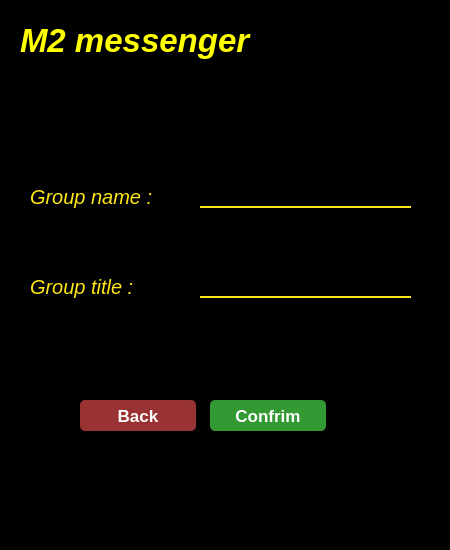
<?xml version="1.0" encoding="UTF-8"?>
<ui version="4.0">
 <class>CreateGroup</class>
 <widget class="QWidget" name="CreateGroup">
  <property name="geometry">
   <rect>
    <x>0</x>
    <y>0</y>
    <width>450</width>
    <height>550</height>
   </rect>
  </property>
  <property name="windowTitle">
   <string>Form</string>
  </property>
  <property name="styleSheet">
   <string notr="true">background-color:rgba(0, 0, 0, 255);
color:rgb(255, 255, 255);</string>
  </property>
  <widget class="QLabel" name="label_2">
   <property name="geometry">
    <rect>
     <x>30</x>
     <y>270</y>
     <width>161</width>
     <height>34</height>
    </rect>
   </property>
   <property name="font">
    <font>
     <pointsize>15</pointsize>
     <italic>true</italic>
    </font>
   </property>
   <property name="styleSheet">
    <string notr="true">color:rgba(254, 231, 21, 1);</string>
   </property>
   <property name="text">
    <string>Group title :</string>
   </property>
  </widget>
  <widget class="QLabel" name="label">
   <property name="geometry">
    <rect>
     <x>30</x>
     <y>180</y>
     <width>161</width>
     <height>34</height>
    </rect>
   </property>
   <property name="font">
    <font>
     <pointsize>15</pointsize>
     <italic>true</italic>
    </font>
   </property>
   <property name="styleSheet">
    <string notr="true">color:rgba(254, 231, 21, 1);</string>
   </property>
   <property name="text">
    <string>Group name :</string>
   </property>
  </widget>
  <widget class="QLineEdit" name="lineEdit_2">
   <property name="geometry">
    <rect>
     <x>200</x>
     <y>270</y>
     <width>211</width>
     <height>28</height>
    </rect>
   </property>
   <property name="styleSheet">
    <string notr="true">
QLineEdit#lineEdit_2 {

background-color:rgba(0, 0, 0, 0);
border:none;
border-bottom:2px solid rgba(254, 231, 21, 1);
color:rgba(255, 255, 255, 255);
padding-bottom:7px;

}

QLineEdit#lineEdit_2:hover {

	background-color: rgb(42, 46, 52);
	border-style: solid;
	border-color: rgb(245, 179, 1);
	color: rgb(241, 182, 88);

}</string>
   </property>
  </widget>
  <widget class="QLineEdit" name="lineEdit">
   <property name="geometry">
    <rect>
     <x>200</x>
     <y>180</y>
     <width>211</width>
     <height>28</height>
    </rect>
   </property>
   <property name="styleSheet">
    <string notr="true">
QLineEdit#lineEdit {

background-color:rgba(0, 0, 0, 0);
border:none;
border-bottom:2px solid rgba(254, 231, 21, 1);
color:rgba(255, 255, 255, 255);
padding-bottom:7px;

}

QLineEdit#lineEdit:hover {

	background-color: rgb(42, 46, 52);
	border-style: solid;
	border-color: rgb(245, 179, 1);
	color: rgb(241, 182, 88);

}</string>
   </property>
  </widget>
  <widget class="QPushButton" name="pushButton">
   <property name="geometry">
    <rect>
     <x>210</x>
     <y>400</y>
     <width>116</width>
     <height>31</height>
    </rect>
   </property>
   <property name="font">
    <font>
     <pointsize>13</pointsize>
     <bold>true</bold>
    </font>
   </property>
   <property name="styleSheet">
    <string notr="true">QPushButton#pushButton {
color: white;
border-radius: 5px;
Background: #393;
color: #fefefe;
}

QPushButton#pushButton:hover {
	background-color: rgb(42, 46, 52);
border-style: solid;
 border-width: 1px;
	color: rgb(241, 182, 88);
}

QPushButton#pushButton:pressed {
border-style: solid;
border-width: 1px;
	background-color: rgb(25, 69, 105);
	color: rgb(85, 255, 255);
}</string>
   </property>
   <property name="text">
    <string>Confrim</string>
   </property>
  </widget>
  <widget class="QPushButton" name="pushButton_2">
   <property name="geometry">
    <rect>
     <x>80</x>
     <y>400</y>
     <width>116</width>
     <height>31</height>
    </rect>
   </property>
   <property name="font">
    <font>
     <pointsize>13</pointsize>
     <bold>true</bold>
    </font>
   </property>
   <property name="styleSheet">
    <string notr="true">QPushButton#pushButton_2 {
color: white;
border-radius: 5px;
Background: #933;
color: #fefefe;
}

QPushButton#pushButton_2:hover {
	background-color: rgb(42, 46, 52);
border-style: solid;
 border-width: 1px;
	color: rgb(241, 182, 88);
}

QPushButton#pushButton_2:pressed {
border-style: solid;
border-width: 1px;
	background-color: rgb(25, 69, 105);
	color: rgb(85, 255, 255);
}</string>
   </property>
   <property name="text">
    <string>Back</string>
   </property>
  </widget>
  <widget class="QLabel" name="label_3">
   <property name="geometry">
    <rect>
     <x>20</x>
     <y>10</y>
     <width>291</width>
     <height>61</height>
    </rect>
   </property>
   <property name="font">
    <font>
     <pointsize>25</pointsize>
     <italic>true</italic>
     <bold>true</bold>
    </font>
   </property>
   <property name="styleSheet">
    <string notr="true">color:rgb(255,255,0)	;</string>
   </property>
   <property name="text">
    <string>M2 messenger</string>
   </property>
  </widget>
  <widget class="QLabel" name="label_4">
   <property name="geometry">
    <rect>
     <x>330</x>
     <y>10</y>
     <width>111</width>
     <height>91</height>
    </rect>
   </property>
   <property name="styleSheet">
    <string notr="true">image: url(:/icons/group2.png);</string>
   </property>
   <property name="text">
    <string/>
   </property>
  </widget>
 </widget>
 <resources/>
 <connections/>
</ui>
